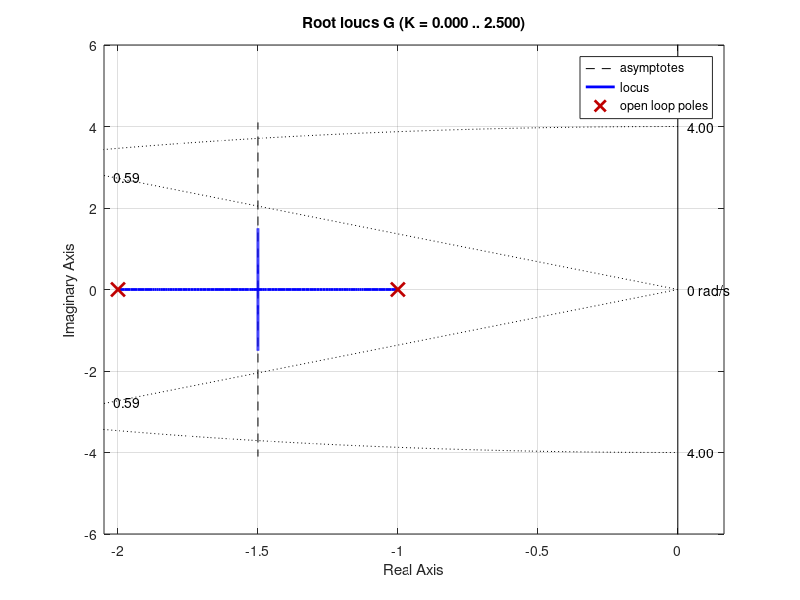
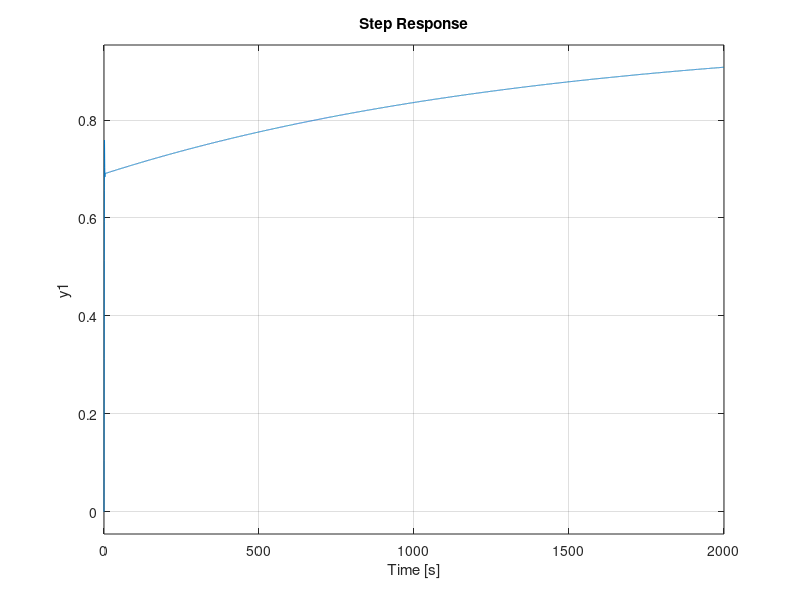

Recreate these plots in MATLAB, in order. (Note: this script raises an error after producing the figures.)
G = tf(1, [1, 3, 2]);
os = 10;
d = sqrt(log(os/100)^2/(pi^2 + log(os/100)^2));
rlocus(G);
ylim([-6, 6]);
sgrid(d, 4);

%% Part b
k = 4.45;
sse_old = 1/(1 + k*dcgain(G));
C = tf([1, 0.001], [1, 0.001/20]);
sse_new = 1/(1 + k*dcgain(C*G));

%% Part c
figure;
hold on;
z_range = [0.001, 0.01, 0.1, 0.5, 1];
overshoots = [];
i = 1;
for z=z_range
    C = tf([1, z], [1, z/20]);
    sys_c = feedback(k*G*C, 1);
    step(sys_c);
    info_c = stepinfo(sys_c);
    overshoots(i) = info_c.Overshoot;
    i = i + 1;
    step(sys_c)
end
legend("z = " + string(z_range));